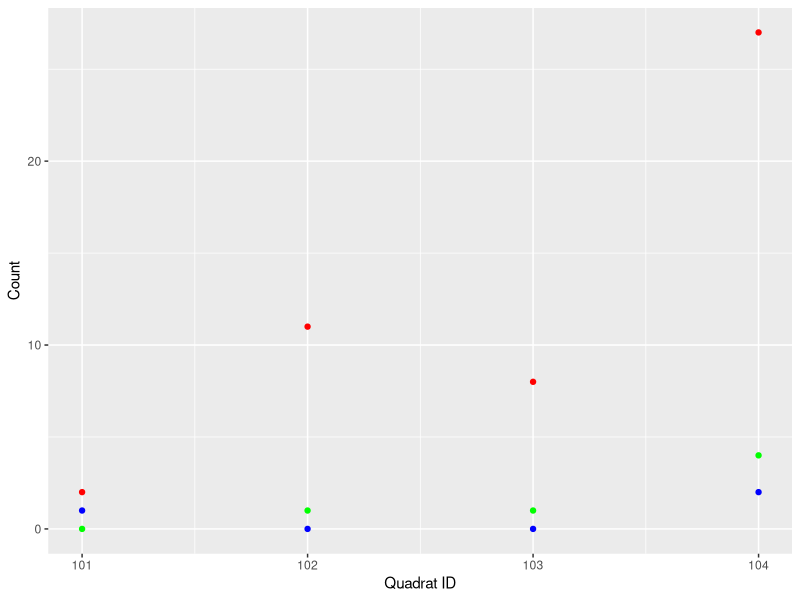
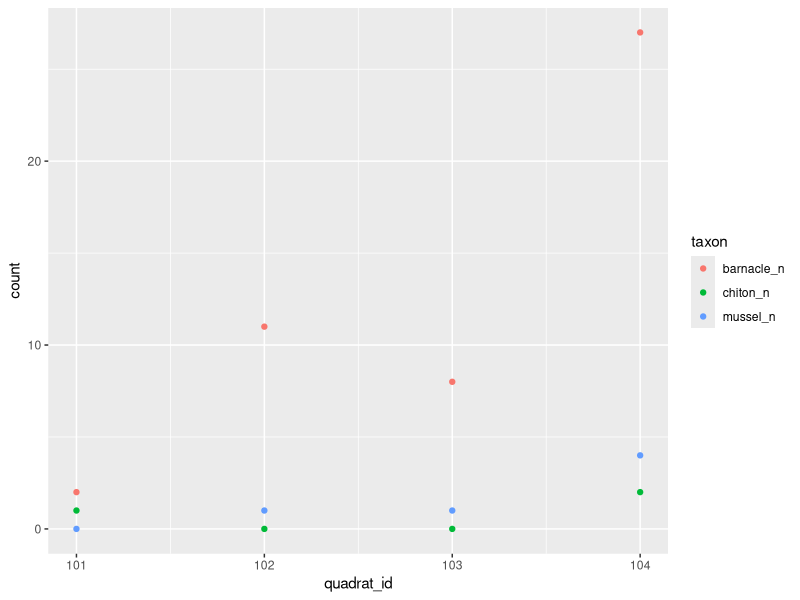

The R source for these figures, in order:
#2023-03-14
#Joins

library(tidyverse)

data1 = data.frame(ID = c(1,2),
                   X1 = c("a1", "a2"))
data2 = data.frame(ID = c(2,3),
                   X2 = c("b1", "b2"))

#MUTATING JOINS

#Left Join - preserves exactly the first ("left") dataset and adds in info from second dataset
  #mutating join - adds data
  #left join adds columns, not rows
data12 = left_join(data1, data2, by="ID")#automatically joins by common column, but can state explicitly
  #can join by multiple columns (eg. data and site)
data12 = data1 %>% #alternative way to do the same thing
  left_join(data2, by="ID")
data12

#Right Join - preserves exactly the second ("right") dataset and adds in info from first
data12 = data1 %>%
  right_join(data2, by="ID")
data12

#Inner Join - only keeps rows with IDs both datasets have in common
  #i.e. removes NAs
data12 = data1 %>%
  inner_join(data2, by = "ID")
data12

#Full Join - keeps all IDs from both datasets
data12 = data1 %>%
  full_join(data2, by = "ID")
data12
#always check dimensions before and after join

#FILTERING JOINS

#Semi Join - only keeps rows from data1 that have corresponding IDs in data2
data12 = data1 %>%
  semi_join(data2, by= "ID")
data12

#Anti Join - only keeps rows from data1 that don't have corresponding IDs in data2
  #useful for looking at what's missing
data12 = data1 %>%
  anti_join(data2, by = "ID")
data12

#SWITCHING BETWEEN LONG AND WIDE DATAFRAMES
  #sometimes useful or required to change format of dataset

survey = data.frame(quadrat_id = c(101,102,103,104),
                    barnacle_n = c(2,11,8,27),
                    chiton_n = c(1,0,0,2),
                    mussel_n = c(0,1,1,4))
survey #wide format - each species gets its own column
long = survey %>%
  pivot_longer(cols=c("barnacle_n", "chiton_n", "mussel_n"),
               names_to="taxon",
               values_to="count")
long #repeats quadrats for each taxon

wide = long %>%
  pivot_wider(names_from = taxon,
              values_from = count)
wide

ggplot(data=wide)+
  geom_point(aes(x=quadrat_id, y=barnacle_n), color="red")+
  geom_point(aes(x=quadrat_id, y=chiton_n), color="blue")+
  geom_point(aes(x=quadrat_id, y=mussel_n), color="green")+
  labs(y="Count",
       x="Quadrat ID")
  
  

ggplot(data=long)+
  geom_point(aes(x=quadrat_id, y=count, col=taxon))
  